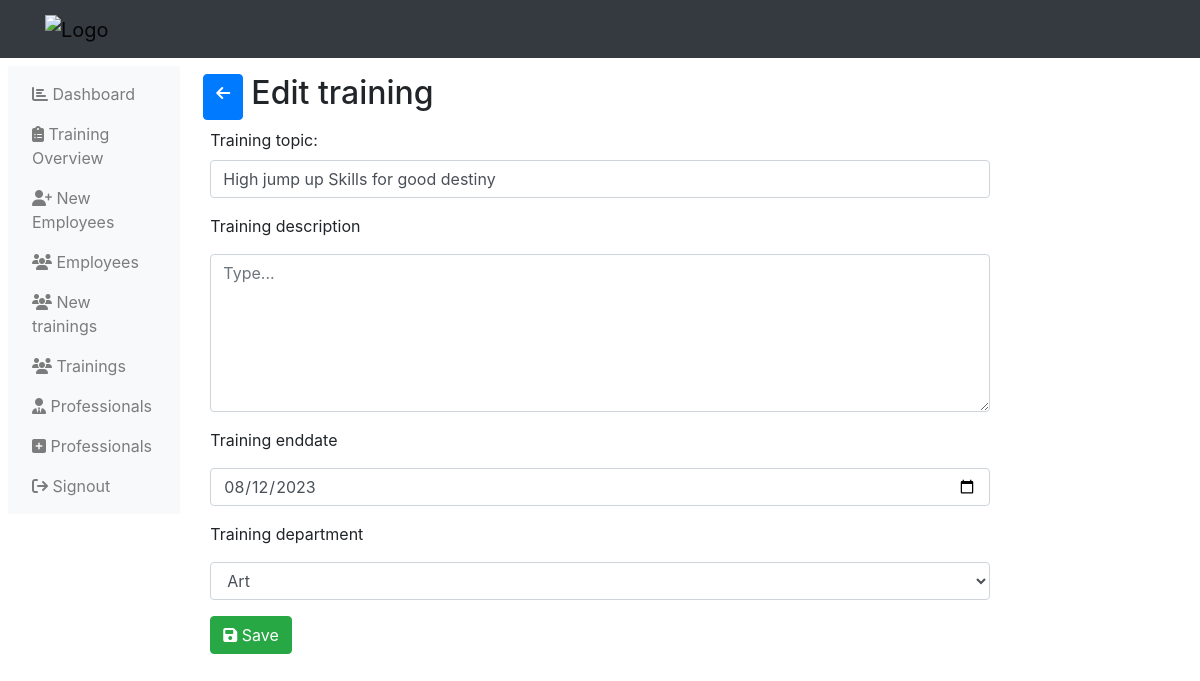
The page /administrator-edit-training.php?training_id=1 (signed in) on the database as committed earlier.
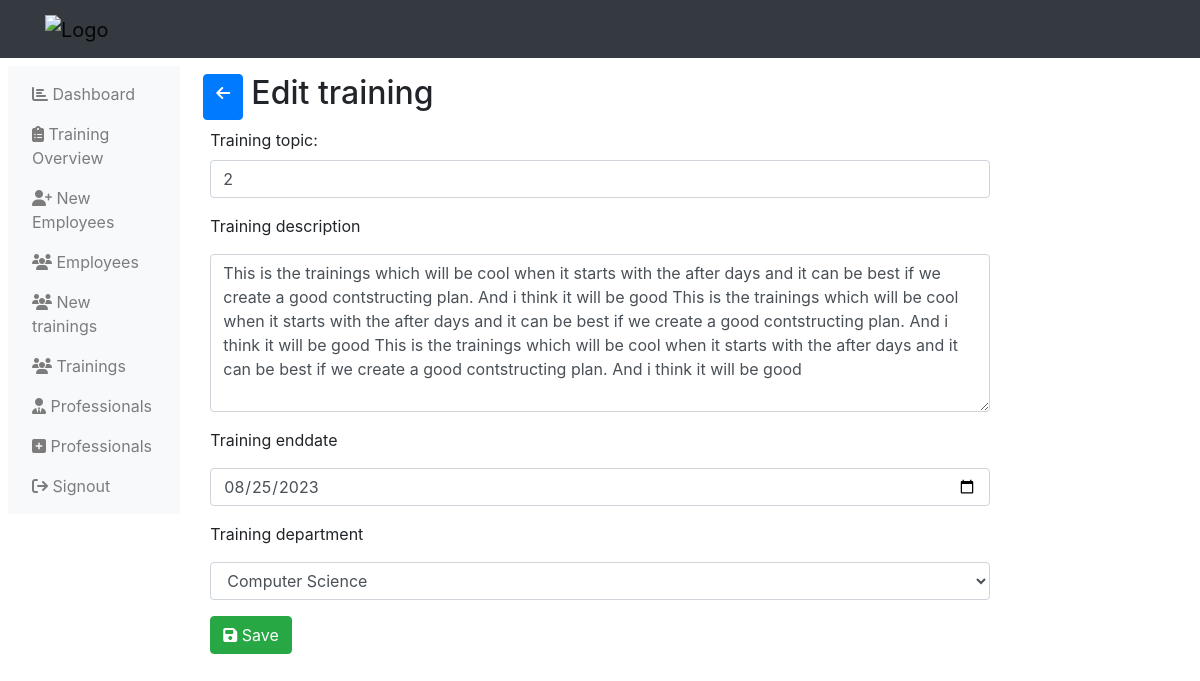
The same page on the database as committed later.
### tables this page shows
CREATE TABLE `trainings` (
  `training_id` int(11) NOT NULL,
  `training_topic` varchar(255) NOT NULL,
  `training_description` text NOT NULL DEFAULT 'This is the defaullt description of the trainings',
  `training_start` varchar(255) NOT NULL,
  `training_end` varchar(255) NOT NULL,
  `training_cover` varchar(255) NOT NULL,
  `training_depart` int(11) NOT NULL,
  `training_status` varchar(255) NOT NULL
);

CREATE TABLE `departments` (
  `depart_id` int(11) NOT NULL,
  `depart_name` varchar(255) NOT NULL
);

### administrator-edit-training.php (the view, shortened to what this page needs)
<?php
    include('php/connection.php');
?>
<!DOCTYPE html>
<html lang="en">
<head>
    <link rel="stylesheet" href="https://maxcdn.bootstrapcdn.com/bootstrap/4.5.2/css/bootstrap.min.css">
    <link rel="stylesheet" href="https://cdnjs.cloudflare.com/ajax/libs/font-awesome/6.4.2/css/all.min.css" />
</head>
<body>
    <?php include("php/administration-header.php"); ?>
    <div class="">
        <div class="row p-2">
            <?php
                include("php/administration-left-links.php");
            ?>
            <div class="col-md-8">
                <?php
                    if (!$_GET['training_id']) {
                        ?>
                        <p class="alert alert-danger">
                            No training sent to server.
                        </p>
                        <?php
                    }
                    else {
                        $training = $_GET['training_id'];
                        $checktraing_exists = mysqli_query($server,"SELECT * from trainings WHERE training_id ='$training'");
                        if (mysqli_num_rows($checktraing_exists) != 1) {
                            ?>
                            <p class="alert alert-danger">
                                Training doesn't exist.
                            </p>
                            <?php
                        }
                        else {
                            $data_training_exists = mysqli_fetch_array($checktraing_exists);
                            $training_topic = $data_training_exists['training_topic'];
                            ?>
                            <div class="row p-2">
                                <a href="administration-trainings.php" class="btn btn-primary">
                                    <i class="fas fa-arrow-left"></i>
                                </a>
                                <h2 class="ml-2">Edit training</h2>
                            </div>
                            <form action="" method="post" enctype="multipart/form-data">
                                <div class="form-group">
                                    <label for="content">Training topic:</label>
                                    <input type="text" name="topic" class="form-control" value="<?php echo $training_topic; ?>">
                                </div>
                                <p>
                                    Training description
                                </p>
                                <p>
                                    <textarea name="descri" placeholder="Type..." rows="6" class="form-control"><?php echo $data_training_exists['training_description']; ?></textarea>
                                </p>
                                <p>
                                    Training enddate
                                </p>
                                <p>
                                    <input type="date" name="end" placeholder="Type..." value="<?php echo $data_training_exists['training_end']; ?>" class="form-control">
                                </p>
                                <p>
                                    Training department
                                </p>
                                <p>
                                    <select name="depart" id="" class="form-control">
                                        <?php
                                            $depart_ment= $data_training_exists['training_depart'];
                                            $get_depart_inf = mysqli_fetch_array(mysqli_query($server,"SELECT * from
                                                departments WHERE
                                                depart_id = '$depart_ment'
                                            "));
                                        ?>
                                        <option value="<?php echo $depart_ment ?>">
                                            <?php echo $get_depart_inf['depart_name']; ?>
                                        </option>
                                    </select>
                                </p>
                                <p>
                                    <button type="submit" name="save_trng" class="btn btn-success">
                                        <i class="fa fa-save"></i>
                                        Save
                                    </button>
                                </p>
                            </form>
                            <?php
                        }
                    }
                ?>
            </div>
        </div>
    </div>
</body>
</html>

Rows that differ between the two databases and show on the page:
no longer on this page (row unchanged): departments: depart "Art"
changed trainings: topic "High jump up Skills for good destiny" → "2"; descri (not shown) → "This is the trainings which will be cool when it starts with the after days and it can be best if we create a good contstructing plan. And i think it will be good This is the trainings which will be cool when it starts with the after days and it can be best if we create a good contstructing plan. And i think it will be good This is the trainings which will be cool when it starts with the after days and it can be best if we create a good contstructing plan. And i think it will be good"; end "08/12/2023" → "08/25/2023"
now on this page (row unchanged): departments: depart "Computer Science"
